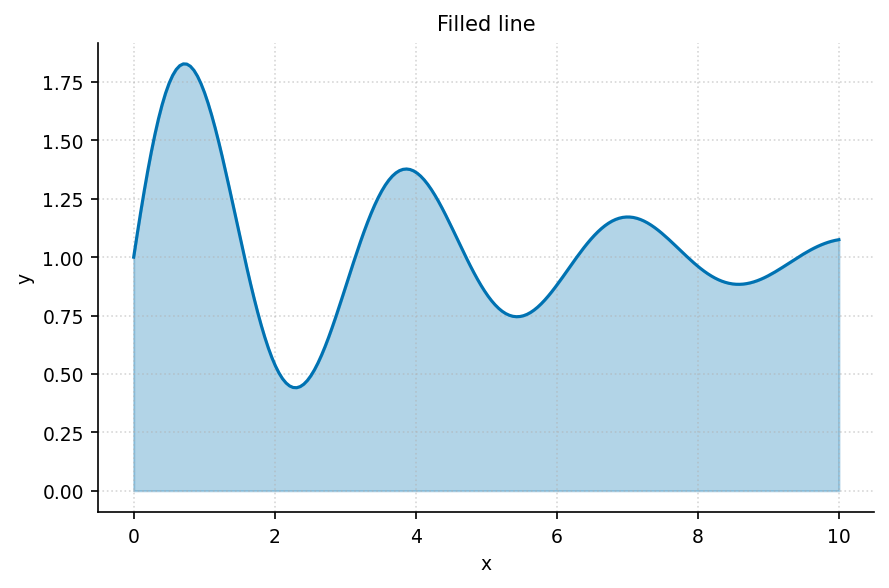

This figure's Python source:
"""line_filled: 曲线+下方填充（强调累计/区域）."""
import sys, os; sys.path.insert(0, os.path.join(os.path.dirname(os.path.abspath(__file__)), '..', '..', '_utils', 'python'))
import numpy as np
import matplotlib.pyplot as plt
from theme import apply_theme
from palette import cycle

def make_figure(x=None, y=None, title='Filled line'):
    apply_theme()
    if x is None:
        x = np.linspace(0, 10, 200)
        y = np.exp(-x/4) * np.sin(2*x) + 1
    fig, ax = plt.subplots()
    ax.fill_between(x, 0, y, color=cycle(0), alpha=0.3)
    ax.plot(x, y, color=cycle(0))
    ax.set_xlabel('x'); ax.set_ylabel('y'); ax.set_title(title)
    ax.grid(True, linestyle=':', alpha=0.5)
    fig.tight_layout()
    return fig

if __name__ == '__main__':
    fig = make_figure()
    fig.savefig(__file__.replace('.py', '.png'), dpi=150)
